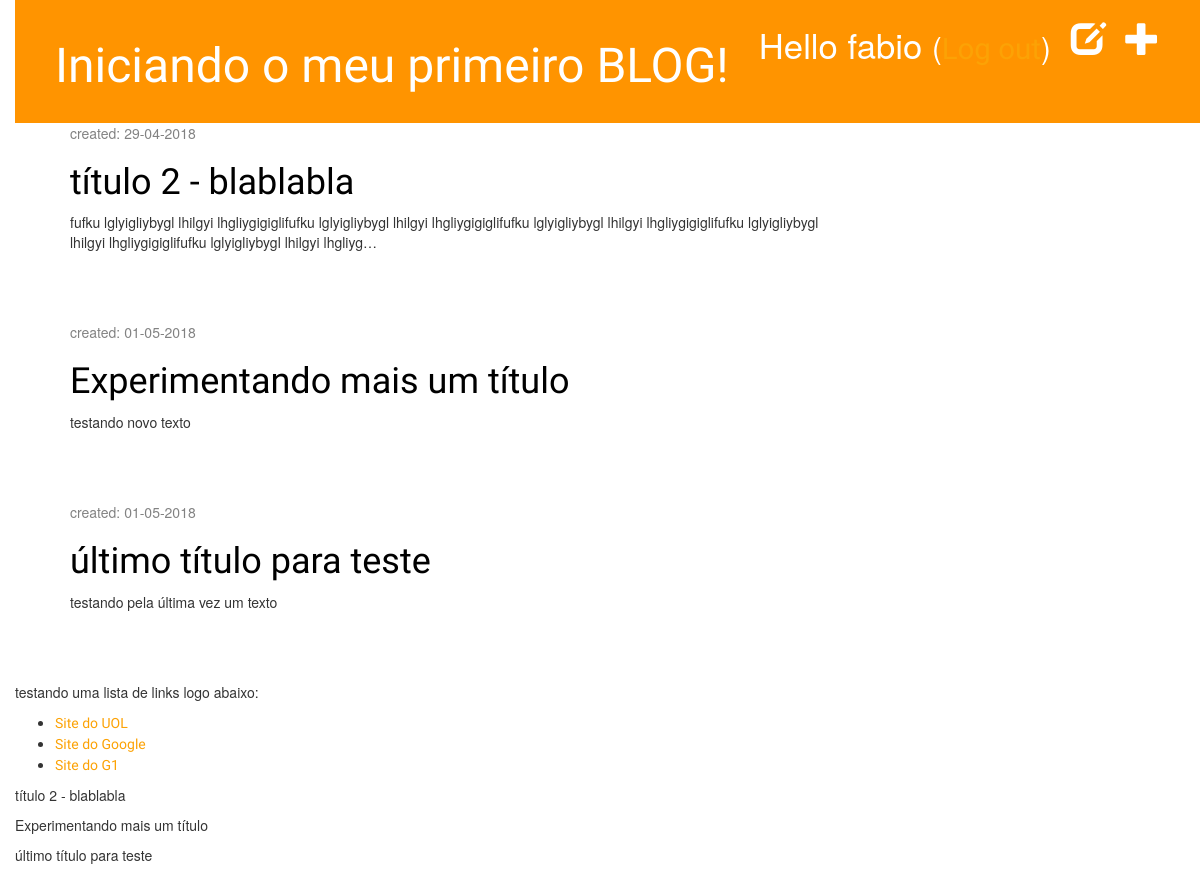
Page /drafts/ (signed in) on the committed database.
### blog/models.py (models this page shows, shortened)
class Post(models.Model):
    author = models.ForeignKey('auth.User', on_delete = models.CASCADE)
    title = models.CharField(max_length=200)
    text = models.TextField()
    created_date = models.DateTimeField(default=timezone.now)
    published_date = models.DateTimeField(blank=True, null=True)
    def __str__(self):
        return self.title

### blog/views.py (the view)
# urls.py: path('drafts/', views.post_draft_list, name='post_draft_list'),
@login_required
def post_draft_list(request):
    posts = Post.objects.filter(published_date__isnull=True).order_by('created_date')
    return render(request, 'blog/post_draft_list.html', {'posts': posts})

### blog/templates/blog/post_draft_list.html
{% extends 'blog/base.html' %}
{% block content %}
  {% for post in posts %}
    <div class="post">
      <p class="date">created: {{ post.created_date|date:'d-m-Y' }}</p>
      <h1><a href="{% url 'post_detail' pk=post.pk %}">{{ post.title}}</a></h1>
      <p>{{ post.text|truncatechars:200 }}</p>
    </div>
  {% endfor %}
{% endblock %}

### blog/templates/blog/base.html (shortened to what this page needs)
{% load staticfiles %}
<html>
  <head>
    <link rel="stylesheet" href="//maxcdn.bootstrapcdn.com/bootstrap/3.2.0/css/bootstrap.min.css">
    <link rel="stylesheet" href="//maxcdn.bootstrapcdn.com/bootstrap/3.2.0/css/bootstrap-theme.min.css">
    <link rel="stylesheet" href="{% static 'css/blog.css' %}">
  </head>
  <body>
    <div class="page_header">
      {% if user.is_authenticated %}
        <a href="{% url 'post_new' %}" class="top-menu"><span class="glyphicon glyphicon-plus"></span></a>
        <a href="{% url 'post_draft_list' %}" class="top-menu"><span class="glyphicon glyphicon-edit"></span></a>
        <p class="top-menu">Hello {{ user.username }} <small>(<a href="{% url 'logout' %}">Log out</a>)</small></p>
      {% else %}
        <a href="{% url 'login' %}" class="top-menu"><span class="glyphicon glyphicon-lock"></span></a>
      {% endif %}
      <h1><a href="/">Iniciando o meu primeiro BLOG!</a></h1>
    </div>
    <div class="content container">
        <div class="row">
            <div class="col-md-8">
              {% block content %}
              {% endblock %}
            </div>
        </div>
    </div>
    <div>
      <p>testando uma lista de links logo abaixo:</p>
      <ul>
        <li><a href="http://www.uol.com.br">Site do UOL</a></li>
        <li><a href="http://www.google.com.br">Site do Google</a></li>
        <li><a href="http://www.g1.globo.com.br">Site do G1</a></li>
      </ul>
    </div>
    {% for post in posts %}
      <p>{{post}}</p>
    {% endfor %}
  </body>
</html>

### blog/static/css/blog.css (style rules this page uses)
h1, a { color: #FCA205; font-family: 'Lobster'; }
body { padding-left: 15px; }
.page_header { background-color: #ff9400; margin-top: 0; padding: 20px 20px 20px 40px; }
.page_header h1, .page_header h1 a, page_header h1 a:visited, page_header h1 a:active { color: #ffffff; font-size: 36pt; text-decoration: none; }
.content { margin-left: 40px; }
h1, h2, h3, h4 { font-family: 'Lobster', cursive; }
.date { color: #828282; }
.top-menu, .top-menu:hover, .top-menu:visited { color: #ffffff; float: right; font-size: 26pt; margin-right: 20px; }
.post { margin-bottom: 70px; }
.post h1 a, .post h1 a:visited { color: #000000; }

### rows in the picture
Post: created_date "29-04-2018", title "título 2 - blablabla", text "fufku lglyigliybygl lhilgyi lhgliygigiglifufku lglyigliybygl lhilgyi lhgliygigiglifufku lglyigliybygl lhilgyi lhgliygigiglifufku lglyigliybygl lhilgyi lhgliygigiglifufku lglyigliybygl lhilgyi lhgliyg…"
Post: created_date "01-05-2018", title "Experimentando mais um título", text "testando novo texto"
Post: created_date "01-05-2018", title "último título para teste", text "testando pela última vez um texto"

### other values in the picture
{{ user.username }} "fabio"
